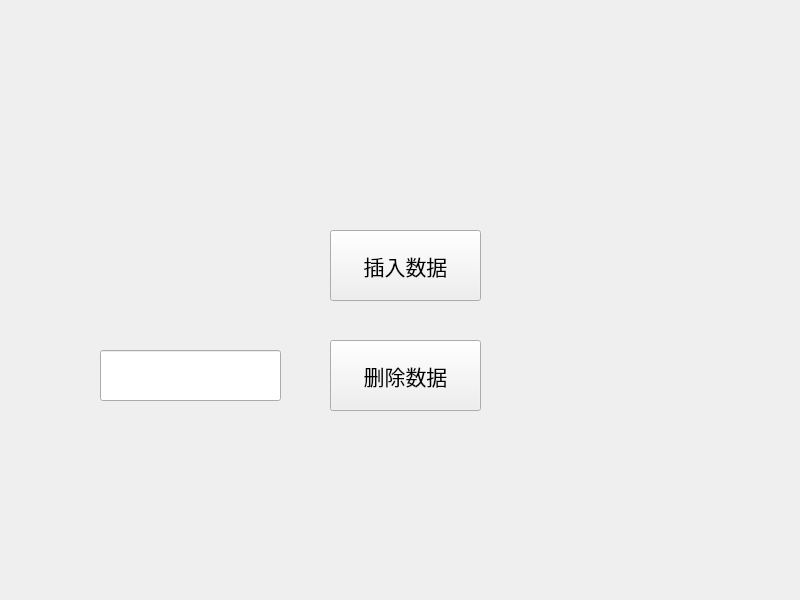
<?xml version="1.0" encoding="UTF-8"?>
<ui version="4.0">
 <class>mysql_demo</class>
 <widget class="QWidget" name="mysql_demo">
  <property name="geometry">
   <rect>
    <x>0</x>
    <y>0</y>
    <width>800</width>
    <height>600</height>
   </rect>
  </property>
  <property name="font">
   <font>
    <family>楷体</family>
    <pointsize>16</pointsize>
   </font>
  </property>
  <property name="windowTitle">
   <string>mysql_demo</string>
  </property>
  <widget class="QPushButton" name="btn_insert">
   <property name="geometry">
    <rect>
     <x>330</x>
     <y>230</y>
     <width>151</width>
     <height>71</height>
    </rect>
   </property>
   <property name="text">
    <string>插入数据</string>
   </property>
  </widget>
  <widget class="QPushButton" name="btn_delete">
   <property name="geometry">
    <rect>
     <x>330</x>
     <y>340</y>
     <width>151</width>
     <height>71</height>
    </rect>
   </property>
   <property name="text">
    <string>删除数据</string>
   </property>
  </widget>
  <widget class="QLineEdit" name="lineEdit">
   <property name="geometry">
    <rect>
     <x>100</x>
     <y>350</y>
     <width>181</width>
     <height>51</height>
    </rect>
   </property>
  </widget>
 </widget>
 <resources/>
 <connections/>
</ui>
